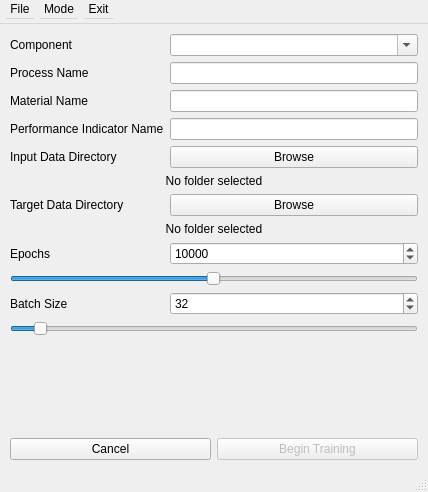
<?xml version="1.0" encoding="UTF-8"?>
<ui version="4.0">
 <class>main_window</class>
 <widget class="QMainWindow" name="main_window">
  <property name="geometry">
   <rect>
    <x>0</x>
    <y>0</y>
    <width>428</width>
    <height>492</height>
   </rect>
  </property>
  <property name="windowTitle">
   <string>User-Centric Software to Assist Design for Forming</string>
  </property>
  <widget class="QWidget" name="central_widget">
   <property name="enabled">
    <bool>true</bool>
   </property>
   <property name="maximumSize">
    <size>
     <width>16777215</width>
     <height>16777215</height>
    </size>
   </property>
   <layout class="QGridLayout" name="gridLayout">
    <property name="leftMargin">
     <number>10</number>
    </property>
    <property name="topMargin">
     <number>10</number>
    </property>
    <property name="rightMargin">
     <number>10</number>
    </property>
    <property name="bottomMargin">
     <number>10</number>
    </property>
    <item row="20" column="0">
     <widget class="QPushButton" name="cancel_button">
      <property name="text">
       <string>Cancel</string>
      </property>
     </widget>
    </item>
    <item row="20" column="1">
     <widget class="QPushButton" name="begin_button">
      <property name="enabled">
       <bool>false</bool>
      </property>
      <property name="text">
       <string>Begin Training</string>
      </property>
     </widget>
    </item>
    <item row="0" column="0" colspan="2">
     <layout class="QFormLayout" name="formLayout">
      <property name="fieldGrowthPolicy">
       <enum>QFormLayout::AllNonFixedFieldsGrow</enum>
      </property>
      <item row="0" column="0">
       <widget class="QLabel" name="name_label">
        <property name="text">
         <string>Component</string>
        </property>
       </widget>
      </item>
      <item row="1" column="0">
       <widget class="QLabel" name="material_label">
        <property name="text">
         <string>Process Name</string>
        </property>
       </widget>
      </item>
      <item row="1" column="1">
       <widget class="QLineEdit" name="process_edit"/>
      </item>
      <item row="2" column="0">
       <widget class="QLabel" name="target_label">
        <property name="text">
         <string>Material Name</string>
        </property>
       </widget>
      </item>
      <item row="2" column="1">
       <widget class="QLineEdit" name="material_edit"/>
      </item>
      <item row="3" column="0">
       <widget class="QLabel" name="indicator_label">
        <property name="text">
         <string>Performance Indicator Name</string>
        </property>
       </widget>
      </item>
      <item row="3" column="1">
       <widget class="QLineEdit" name="indicator_edit"/>
      </item>
      <item row="5" column="0">
       <widget class="QLabel" name="input_label">
        <property name="text">
         <string>Input Data Directory</string>
        </property>
       </widget>
      </item>
      <item row="5" column="1">
       <widget class="QPushButton" name="input_button">
        <property name="text">
         <string>Browse</string>
        </property>
       </widget>
      </item>
      <item row="6" column="0" colspan="2">
       <widget class="QLabel" name="input_dir_label">
        <property name="text">
         <string>No folder selected</string>
        </property>
        <property name="alignment">
         <set>Qt::AlignCenter</set>
        </property>
       </widget>
      </item>
      <item row="7" column="0">
       <widget class="QLabel" name="target_label_2">
        <property name="text">
         <string>Target Data Directory</string>
        </property>
       </widget>
      </item>
      <item row="7" column="1">
       <widget class="QPushButton" name="target_button">
        <property name="text">
         <string>Browse</string>
        </property>
       </widget>
      </item>
      <item row="8" column="0" colspan="2">
       <widget class="QLabel" name="target_dir_label">
        <property name="text">
         <string>No folder selected</string>
        </property>
        <property name="alignment">
         <set>Qt::AlignCenter</set>
        </property>
       </widget>
      </item>
      <item row="10" column="0">
       <widget class="QLabel" name="epochs_label">
        <property name="text">
         <string>Epochs</string>
        </property>
       </widget>
      </item>
      <item row="11" column="0" colspan="2">
       <widget class="QSlider" name="epochs_slider">
        <property name="minimumSize">
         <size>
          <width>0</width>
          <height>0</height>
         </size>
        </property>
        <property name="minimum">
         <number>1</number>
        </property>
        <property name="maximum">
         <number>20000</number>
        </property>
        <property name="singleStep">
         <number>10</number>
        </property>
        <property name="value">
         <number>10000</number>
        </property>
        <property name="orientation">
         <enum>Qt::Horizontal</enum>
        </property>
       </widget>
      </item>
      <item row="12" column="0">
       <widget class="QLabel" name="batchsize_label">
        <property name="text">
         <string>Batch Size</string>
        </property>
       </widget>
      </item>
      <item row="13" column="0" colspan="2">
       <widget class="QSlider" name="batchsize_slider">
        <property name="minimumSize">
         <size>
          <width>0</width>
          <height>0</height>
         </size>
        </property>
        <property name="minimum">
         <number>2</number>
        </property>
        <property name="maximum">
         <number>512</number>
        </property>
        <property name="singleStep">
         <number>1</number>
        </property>
        <property name="value">
         <number>32</number>
        </property>
        <property name="orientation">
         <enum>Qt::Horizontal</enum>
        </property>
       </widget>
      </item>
      <item row="0" column="1">
       <widget class="QComboBox" name="component_dropdown">
        <property name="editable">
         <bool>true</bool>
        </property>
       </widget>
      </item>
      <item row="10" column="1">
       <widget class="QSpinBox" name="epochs_spinbox">
        <property name="alignment">
         <set>Qt::AlignLeading|Qt::AlignLeft|Qt::AlignVCenter</set>
        </property>
        <property name="minimum">
         <number>1</number>
        </property>
        <property name="maximum">
         <number>20000</number>
        </property>
        <property name="value">
         <number>10000</number>
        </property>
       </widget>
      </item>
      <item row="12" column="1">
       <widget class="QSpinBox" name="batchsize_spinbox">
        <property name="minimum">
         <number>2</number>
        </property>
        <property name="maximum">
         <number>512</number>
        </property>
        <property name="value">
         <number>32</number>
        </property>
       </widget>
      </item>
     </layout>
    </item>
   </layout>
  </widget>
  <widget class="QStatusBar" name="statusbar"/>
  <widget class="QMenuBar" name="menubar">
   <property name="geometry">
    <rect>
     <x>0</x>
     <y>0</y>
     <width>16777214</width>
     <height>24</height>
    </rect>
   </property>
   <property name="minimumSize">
    <size>
     <width>16777214</width>
     <height>24</height>
    </size>
   </property>
   <property name="defaultUp">
    <bool>false</bool>
   </property>
   <property name="nativeMenuBar">
    <bool>false</bool>
   </property>
   <widget class="QMenu" name="menuFile">
    <property name="title">
     <string>File</string>
    </property>
    <addaction name="actionImport_New_Mesh"/>
   </widget>
   <widget class="QMenu" name="menuMode">
    <property name="title">
     <string>Mode</string>
    </property>
    <addaction name="actionOptimisation_Mode"/>
    <addaction name="actionSensitiity_Mode"/>
    <addaction name="action_developer"/>
   </widget>
   <widget class="QMenu" name="menuExit">
    <property name="title">
     <string>Exit</string>
    </property>
    <addaction name="actionExit"/>
   </widget>
   <addaction name="menuFile"/>
   <addaction name="menuMode"/>
   <addaction name="menuExit"/>
  </widget>
  <action name="actionImport_New_Mesh">
   <property name="text">
    <string>Import New Mesh</string>
   </property>
  </action>
  <action name="actionOptimisation_Mode">
   <property name="text">
    <string>Optimisation</string>
   </property>
  </action>
  <action name="actionSensitiity_Mode">
   <property name="text">
    <string>Sensitiity Analysis</string>
   </property>
  </action>
  <action name="action_developer">
   <property name="text">
    <string>Developer</string>
   </property>
  </action>
  <action name="actionExit">
   <property name="text">
    <string>Exit</string>
   </property>
  </action>
 </widget>
 <resources/>
 <connections/>
</ui>
